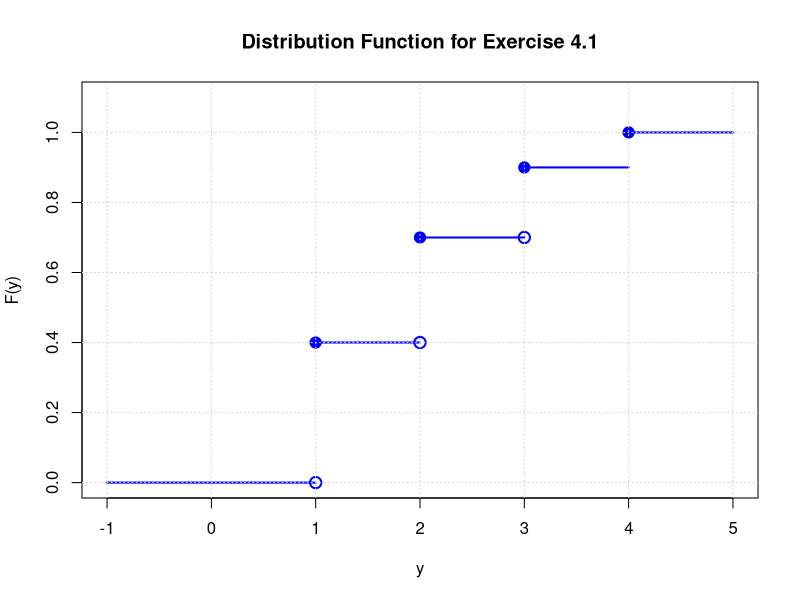

Write R code to recreate this figure.
# Exercise 4.1(b)
png("exercise_4_1b.png", width=800, height=600, res=120)

y_vals <- c(-1, 1, 2, 3, 4, 5)
F_vals <- c(0, 0.4, 0.7, 0.9, 1.0, 1.0)

plot(y_vals, F_vals, type="n", 
     xlab="y", ylab="F(y)", 
     main="Distribution Function for Exercise 4.1",
     ylim=c(0, 1.1), xlim=c(-1, 5))

# Draw horizontal segments
segments(x0=-1, x1=1, y0=0, y1=0, lwd=2, col="blue")
segments(x0=1, x1=2, y0=0.4, y1=0.4, lwd=2, col="blue")
segments(x0=2, x1=3, y0=0.7, y1=0.7, lwd=2, col="blue")
segments(x0=3, x1=4, y0=0.9, y1=0.9, lwd=2, col="blue")
segments(x0=4, x1=5, y0=1.0, y1=1.0, lwd=2, col="blue")

# Add solid points at the left endpoints (closed circles)
points(c(1, 2, 3, 4), c(0.4, 0.7, 0.9, 1.0), pch=19, col="blue", cex=1.5)

# Add open points at the right endpoints (open circles)
points(c(1, 2, 3), c(0, 0.4, 0.7), pch=1, col="blue", cex=1.5, lwd=2)

grid()

dev.off()
